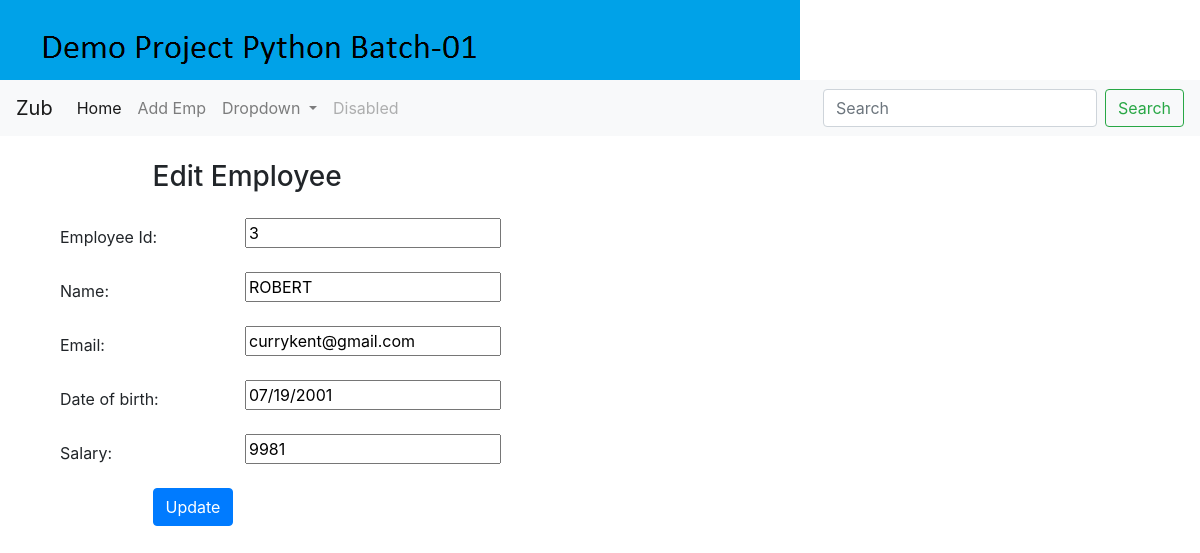
The page /edit/3 on the database its author committed.
### less4App/models.py (models this page shows, shortened)
class Employee(models.Model):
    id = models.AutoField(primary_key=True)
    name = models.CharField("Employee Name", max_length=100)
    email = models.EmailField("Email Address", max_length=100)
    dob = models.DateTimeField("Date of Birth")
    salary = models.FloatField("Basic Salary")
    class Meta:
        db_table = "employees"

### less4App/views.py (the view)
# urls.py: path('edit/<int:id>', views.edit ),
def edit(request, id):
    employee = Employee.objects.get(id=id)
    form = EmployeeForm(request.POST,request.FILES)
    return render(request,'edit.html', {'employee':employee, 'form':form})

### less4App/forms.py
class EmployeeForm(forms.ModelForm):
    class Meta:
        model = Employee
        fields = "__all__"

### less4App/templates/edit.html (shortened to what this page needs)
{% extends 'base.html' %}
{% block content %}
<form method="POST" class="post-form" action="/update/{{employee.id}}" enctype="multipart/form-data" >
  <div class="container">
          <br>
        <div class="form-group row">
        <label class="col-sm-1 col-form-label"></label>
        <div class="col-sm-4">
        <h3>Edit Employee</h3>
        </div>
      </div>
      <div class="form-group row">
        <label class="col-sm-2 col-form-label">Employee Id:</label>
        <div class="col-sm-4">
            <input type="text" name="id" id="id_id" required maxlength="20" value="{{ employee.id }}"/>
        </div>
      </div>
        <div class="form-group row">
        <label class="col-sm-2 col-form-label">Name:</label>
        <div class="col-sm-4">
            <input type="text" name="name" id="id_name" required maxlength="20" value="{{ employee.name | upper}}"/>
        </div>
      </div>
      <div class="form-group row">
      <label class="col-sm-2 col-form-label">Email:</label>
      <div class="col-sm-4">
            <input type="text" name="email" id="id_email" required maxlength="20" value="{{ employee.email }}"/>
      </div>
    </div>
      <div class="form-group row">
      <label class="col-sm-2 col-form-label">Date of birth:</label>
      <div class="col-sm-4">
            <input type="text" name="dob" id="id_dob" required maxlength="20" value="{{ employee.dob | date:"m/d/Y"}}"/>
        </div>
      </div>
      <div class="form-group row">
    <label class="col-sm-2 col-form-label">Salary:</label>
    <div class="col-sm-4">
        <input type="text" name="salary" id="id_salary" required maxlength="20" value="{{ employee.salary |floatformat:"-3" }}"/>
    </div>
  </div>
        <div class="form-group row">
        <label class="col-sm-1 col-form-label"></label>
        <div class="col-sm-4">
        <button type="submit" class="btn btn-primary">Update</button>
        </div>
      </div>
        </div>
    </form>
{% endblock %}

### rows shown on the page
Employee: id "3", name "ROBERT", email "currykent@gmail.com", dob "07/19/2001", salary "9981"
